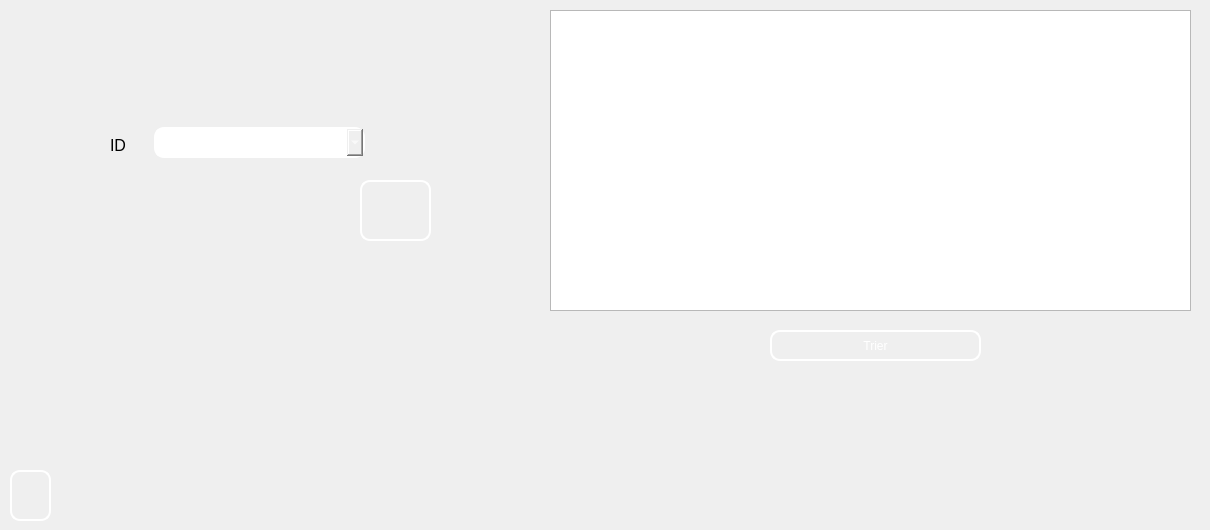
      <widget class="QWidget" name="tab_10">
       <attribute name="title">
        <string>Afficher</string>
       </attribute>
       <widget class="QTableView" name="tabnourriture">
        <property name="geometry">
         <rect>
          <x>550</x>
          <y>10</y>
          <width>641</width>
          <height>301</height>
         </rect>
        </property>
        <property name="styleSheet">
         <string notr="true">background-image: url(:/images/Sans titre - 1 (1).jpg);</string>
        </property>
       </widget>
       <widget class="QPushButton" name="pb_supprimer_nourriture">
        <property name="geometry">
         <rect>
          <x>360</x>
          <y>180</y>
          <width>71</width>
          <height>61</height>
         </rect>
        </property>
        <property name="styleSheet">
         <string notr="true">
background-image: url(:/img/img/ex.jpg);border-style: solid;
border-color: white;
border-width: 2px;
border-radius: 10px;
color: rgb(255, 255, 255);</string>
        </property>
        <property name="text">
         <string/>
        </property>
       </widget>
       <widget class="QPushButton" name="pb_trier_nourriture">
        <property name="geometry">
         <rect>
          <x>770</x>
          <y>330</y>
          <width>211</width>
          <height>31</height>
         </rect>
        </property>
        <property name="styleSheet">
         <string notr="true">border-style: solid;
border-color: white;
border-width: 2px;
border-radius: 10px;
color: rgb(255, 255, 255);</string>
        </property>
        <property name="text">
         <string>Trier</string>
        </property>
       </widget>
       <widget class="QPushButton" name="pb_pdf_nourriture">
        <property name="geometry">
         <rect>
          <x>10</x>
          <y>470</y>
          <width>41</width>
          <height>51</height>
         </rect>
        </property>
        <property name="styleSheet">
         <string notr="true">border-style: solid;
background-image: url(:/img/img/1200px-PDF_file_icon.svg.png);
border-color: white;
border-width: 2px;
border-radius: 10px;
color: rgb(255, 255, 255);
</string>
        </property>
        <property name="text">
         <string/>
        </property>
       </widget>
       <widget class="QComboBox" name="comboBox_2">
        <property name="geometry">
         <rect>
          <x>154</x>
          <y>127</y>
          <width>211</width>
          <height>31</height>
         </rect>
        </property>
        <property name="styleSheet">
         <string notr="true">border-style: solid;
border-color: white;
border-width: 2px;
border-radius: 10px;
color: rgb(255, 255, 255);</string>
        </property>
       </widget>
       <widget class="QLabel" name="label_42">
        <property name="enabled">
         <bool>false</bool>
        </property>
        <property name="geometry">
         <rect>
          <x>110</x>
          <y>130</y>
          <width>31</width>
          <height>31</height>
         </rect>
        </property>
        <property name="maximumSize">
         <size>
          <width>94</width>
          <height>76</height>
         </size>
        </property>
        <property name="font">
         <font>
          <family>MS Shell Dlg 2</family>
          <pointsize>11</pointsize>
          <weight>50</weight>
          <italic>false</italic>
          <bold>false</bold>
         </font>
        </property>
        <property name="toolTip">
         <string>&lt;html&gt;&lt;head/&gt;&lt;body&gt;&lt;p&gt;ID&lt;/p&gt;&lt;/body&gt;&lt;/html&gt;</string>
        </property>
        <property name="styleSheet">
         <string notr="true">background-image: url(:/img/img/585e4adacb11b227491c3392.png);

color: rgb(0,0,0);
</string>
        </property>
        <property name="text">
         <string>&lt;html&gt;&lt;head/&gt;&lt;body&gt;&lt;p&gt;&lt;span style=&quot; font-size:12pt;&quot;&gt;ID&lt;/span&gt;&lt;/p&gt;&lt;/body&gt;&lt;/html&gt;</string>
        </property>
        <property name="wordWrap">
         <bool>false</bool>
        </property>
       </widget>
       <widget class="QLabel" name="label_22">
        <property name="geometry">
         <rect>
          <x>1080</x>
          <y>400</y>
          <width>121</width>
          <height>121</height>
         </rect>
        </property>
        <property name="styleSheet">
         <string notr="true">background-image: url(:/img/img/1024px-Volkswagen_Logo_till_1995.svg.png);</string>
        </property>
        <property name="text">
         <string/>
        </property>
       </widget>
      </widget>
